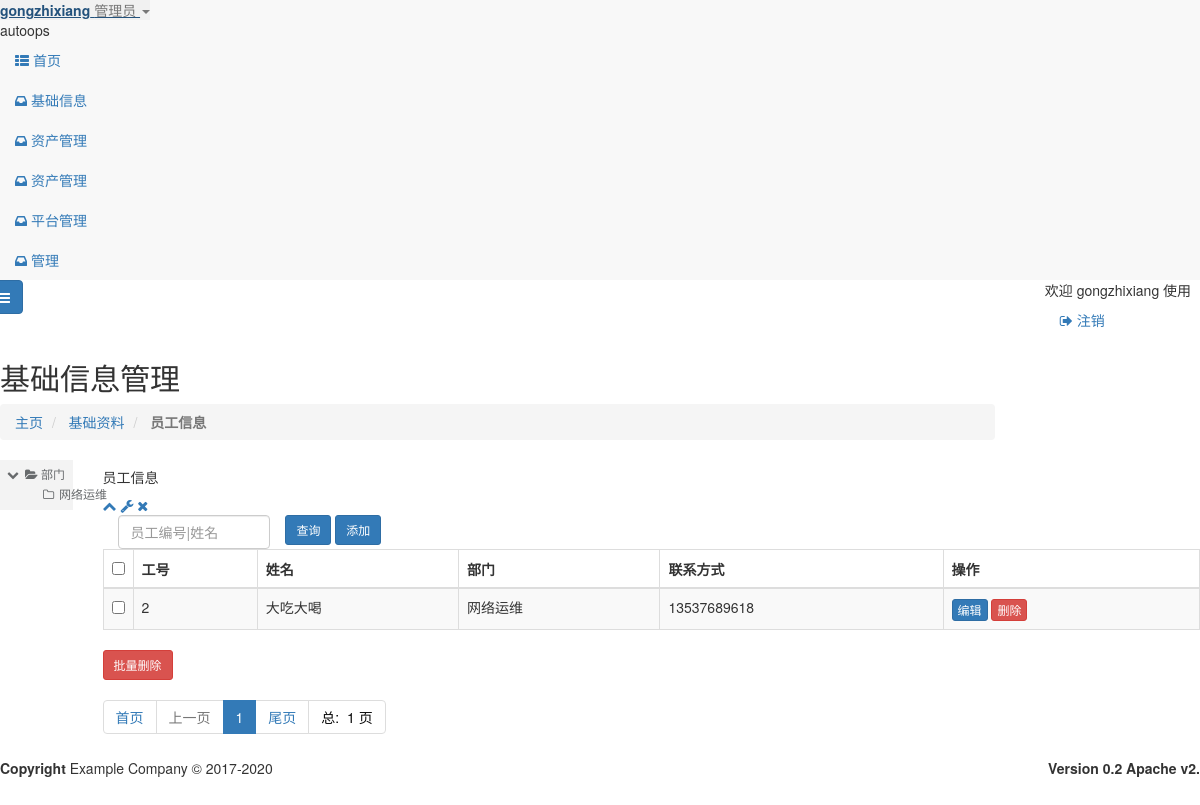
Screenshot of /base_info/person.html (signed in) with the database file from the repository.
### base_info/models.py (models this page shows)
class person(models.Model):
    id = models.CharField(max_length=24, primary_key=True, blank=False, verbose_name='工号')
    name = models.CharField(max_length=24, blank=False, verbose_name='姓名')
    part = models.ForeignKey(to='department',to_field='id',on_delete=models.CASCADE,max_length=24, verbose_name='部门')
    mobile = models.CharField(max_length=11, verbose_name='手机号码')
    class Meta:
        db_table = "person_info"
        verbose_name = "员工信息"
        verbose_name_plural = '员工信息'

class department(models.Model):
    id = models.IntegerField(primary_key=True, blank=False, verbose_name='部门编号')
    name = models.CharField(max_length=16, blank=False, verbose_name='部门名称')
    class Meta:
        db_table = "department"
        verbose_name = "部门信息"
        verbose_name_plural = '部门信息'
    def __str__(self):
        return self.name

### base_info/views.py (the view)
# urls.py: path('person.html', views.PersonList.as_view(), name='person_list'),
class PersonList(LoginRequiredMixin, ListView):
    model = person
    template_name = 'base_info/person/person.html'
    context_object_name = "person_list"
    paginate_by = settings.DISPLAY_PER_PAGE
    ordering = ("id")
    def get_queryset(self):
        if self.request.GET.get('name'):
            query = self.request.GET.get('name', None)
            try:
                queryset =super().get_queryset().filter(Q(name=query) | Q(id=query) |Q(part=query)).order_by('-id')
            except BaseException:
                queryset =super().get_queryset().filter(Q(name=query) | Q(id=query)).order_by('-id')
        else:
            queryset = super().get_queryset()
        return queryset

### templates/base_info/person/person.html (shortened to what this page needs)
{% extends "base.html" %}
{% load  static %}
{% block header-css %}
    <link href="{% static 'css/plugins/ztree/awesomeStyle/awesome.css' %}" rel="stylesheet">
{% endblock %}
{% block page-content %}
    <div class="row wrapper border-bottom white-bg page-heading ">
        <div class="col-lg-10">
            <h2>基础信息管理</h2>
            <ol class="breadcrumb">
                <li>
                    <a href="{% url "index" %}">主页</a>
                </li>
                <li>
                    <a>基础资料</a>
                </li>
                <li class="active">
                    <strong>员工信息</strong>
                </li>
            </ol>
        </div>
        <div class="col-lg-2" id="split-left">
        </div>
    </div>
    <div class="wrapper wrapper-content animated fadeInRight">
        <div class="row">
            <div class="col-lg-1" id="split-left">
                <div class="ibox float-e-margins">
                    <div class="ibox-content mailbox-content" style="padding-top: 0">
                        <div class="file-manager ">
                            <div class="clearfix">
                                <div data-options="iconCls:'icon-save'" title="ztree事件">
                                    <ul id="ztree4" class="ztree"></ul>
                                </div>
                            </div>
                        </div>
                    </div>
                </div>
            </div>
            <div class="col-lg-11" id="split-right">
                <div class="ibox float-e-margins">
                    <div class="ibox-title">
                        <h5>员工信息</h5>
                        <div class="ibox-tools">
                            <a class="collapse-link">
                                <i class="fa fa-chevron-up"></i>
                            </a>
                            <a class="dropdown-toggle" data-toggle="dropdown" href="#">
                                <i class="fa fa-wrench"></i>
                            </a>
                            <a class="close-link">
                                <i class="fa fa-times"></i>
                            </a>
                        </div>
                    </div>
                    <div class="ibox-content">
                        <div class="table-responsive">
                            <form id="cha" class="form-horizontal" action="{% url 'base_info:person_list' %}"
                                  method="GET">
                                <div class="col-md-2"><input type="text" class="form-control" name="name"
                                                             placeholder="员工编号|姓名" required></div>
                                <button class="btn btn-sm btn-primary" type="submit">查询</button>
                                <a href="{% url  'base_info:person_add' %}" class=" btn btn-sm btn-primary ">
                                    添加</a>
                            </form>
                            <form id="del_form_cmdb_all" class="form-horizontal  "
                                  action="{% url "cmdb:cmdb_export" %}" method="post">
                                <table class="table table-striped table-bordered table-hover dataTables-cmdb">
                                    <thead>
                                    <tr>
                                        <th width="20"><input type="checkbox" id="CheckedAll"></th>
                                        <th>工号</th>
                                        <th>姓名</th>
                                        <th>部门</th>
                                        <th>联系方式</th>
                                        <th>操作</th>
                                    </tr>
                                    </thead>
                                    <tbody>
                                    {% for   row   in   person_list %}
                                        <tr class="gradeA" id="{{ row.id }}">
                                            <td><input type="checkbox" value="{{ row.id }}" name="id"></td>
                                            <td class="center">
                                                {{ row.id }}
                                            </td>
                                            <td class="center">{{ row.name }}</td>
                                            <td class="center">{{ row.part }}</td>
                                            <td class="center">{{ row.mobile }}</td>
                                            <td><a class="btn btn-primary  btn-xs "
                                                   href="{% url "base_info:person_update" pk=row.id %}">编辑</a>
                                                <a class="btn btn-danger  btn-xs  person_del">删除</a>
                                            </td>
                                        </tr>
                                    {% endfor %}
                                    </tbody>
                                </table>
                                <a class="btn btn-sm btn-danger  cmdb_all_del"
                                >批量删除
                                </a>
                                <div>
                                    <ul class="pagination">
                                        <li><a href="{% url "base_info:person_list" %}?page=1">首页 </a></li>
                                        {% if  page_obj.has_previous %}
                                            <li>
                                                <a href="{% url "base_info:person_list" %}?page={{ page_obj.previous_page_number }}&{{ search_data }}">
                                                    上一页 </a></li>
                                        {% else %}
                                            <li class="disabled"><a> 上一页 </a></li>
                                        {% endif %}
                                        {% for p in paginator.page_range %}
                                            {% if  search_data %}
                                                {% if p == page_obj.number %}
                                                    <li class="active"><a
                                                            href="{% url "base_info:person_list" %}?page={{ p }}&{{ search_data }}"> {{ p }} </a>
                                                    </li>
                                                {% else %}
                                                    <li>
                                                        <a href="{% url "base_info:person_list" %}?page={{ p }}&{{ search_data }}"> {{ p }} </a>
                                                    </li>
                                                {% endif %}
                                            {% else %}
                                                {% if p == page_obj.number %}
                                                    <li class="active"><a
                                                            href="{% url "base_info:person_list" %}?page={{ p }}"> {{ p }} </a>
                                                    </li>
                                                {% else %}
                                                    <li>
                                                        <a href="{% url "base_info:person_list" %}?page={{ p }}"> {{ p }} </a>
                                                    </li>
                                                {% endif %}
                                            {% endif %}
                                        {% endfor %}
                                        <li>
                                            <a href="{% url "base_info:person_list" %}?page={{ page_obj.paginator.num_pages }}">尾页 </a>
                                        </li>
                                        <li><span
                                                style="color: #0a0a0a">总: &nbsp;{{ page_obj.paginator.num_pages }} 页 </span>
                                        </li>
                                    </ul>
                                </div>
                            </form>
                        </div>
                    </div>
                </div>
            </div>
        </div>
    </div>
{% endblock %}

### templates/_nav.html (shortened to what this page needs)
<nav class="navbar-default navbar-static-side  " role="navigation">
    <div class="sidebar-collapse">
        <ul class="nav metismenu" id="side-menu">
            <li class="nav-header">
                <div class="dropdown profile-element">
                    <a data-toggle="dropdown" class="dropdown-toggle" href="#">
                            <span class="clear"> <span class="block m-t-xs"> <strong
                                    class="font-bold">{{ user }}</strong>
                             </span> <span class="text-muted text-xs block">
                                {% ifequal  user.is_superuser  1 %}
                                    管理员 {% else %} 普通用户 {% endifequal %}
                                <b class="caret"></b></span> </span>
                    </a>
                </div>
                <div class="logo-element">
                    autoops
                </div>
            </li>
            <li>
                <a href="{% url "index" %}"><i class="fa fa-th-list"></i> <span class="nav-label">首页</span>
                </a>
            </li>
            <li>
                <a href="#"><i class="fa fa-inbox"></i> <span class="nav-label">基础信息</span>
                    </a>
            </li>
                    <li>
                <a href="#"><i class="fa fa-inbox"></i> <span class="nav-label">资产管理</span>
                    </a>
            </li>
            <li>
                <a href="#"><i class="fa fa-inbox"></i> <span class="nav-label">资产管理</span>
                    </a>
            </li>
            <li>
                <a href="#"><i class="fa fa-inbox"></i> <span class="nav-label">平台管理</span>
                    </a>
            </li>
            <li>
                <a href="#"><i class="fa fa-inbox"></i> <span class="nav-label">管理</span>
                    </a>
            </li>
        </ul>
    </div>
</nav>

### templates/_navbar-static-top.html
<div class="row border-bottom">
            <nav class="navbar navbar-static-top" role="navigation" style="margin-bottom: 0">
                <div class="navbar-header">
                    <a class="navbar-minimalize minimalize-styl-2 btn btn-primary " href="#"><i class="fa fa-bars"></i> </a>
                </div>
                <ul class="nav navbar-top-links navbar-right">
                    欢迎 {{  user  }} 使用   &nbsp; &nbsp; &nbsp; &nbsp; &nbsp;
                    <li>
                        <a href="">
                            <i class="fa fa-sign-out"></i> 注销
                        </a>
                    </li>
                </ul>
            </nav>
        </div>

### rows the page displays
person: id "2", name "大吃大喝", part "网络运维", mobile "13537689618"

### other values shown
{{ user }} "gongzhixiang"
{{ p }} "1"
{{ page_obj.paginator.num_pages }} "1"
